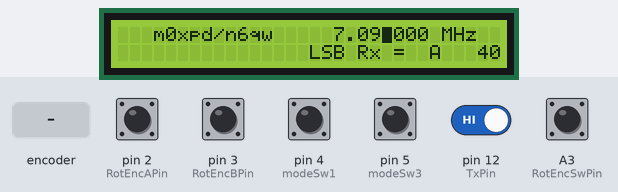
A sketch run on a simulated Arduino Uno, built with avr-gcc and run on an emulated ATmega328P. On the bench: 32×2 character LCD. Inputs (shaded band) come from the test bench; at power-on: A3 (RotEncSwPin), pin 2 (RotEncAPin), pin 3 (RotEncBPin), pin 4 (modeSw1), pin 5 (modeSw3), pin 12 (TxPin) HIGH. What the sketch prints to the serial monitor is not drawn.

Above: at 1.5 s.
1.6 s: pin 12 (TxPin) driven LOW
At 1.9 s:
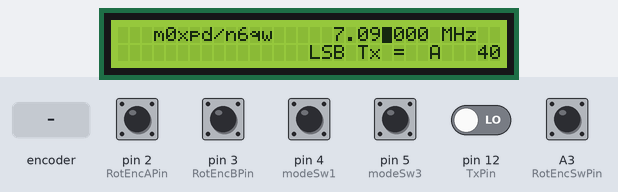
3.1 s: A3 (RotEncSwPin) pulled LOW for 0.15 s
At 3.8 s:
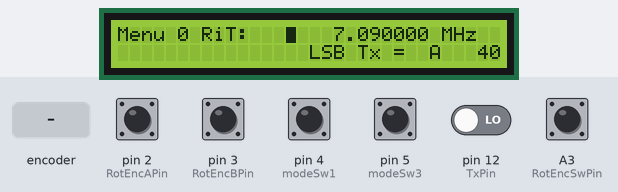
4.7 s: rotary encoder on pin 2 (RotEncAPin) / pin 3 (RotEncBPin) turned 3 steps (first pin leading)
At 6.4 s:
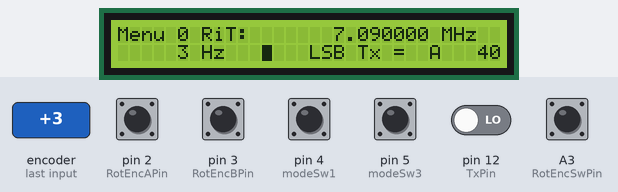
6.8 s: pin 5 (modeSw3) pulled LOW for 0.15 s
At 7.3 s:
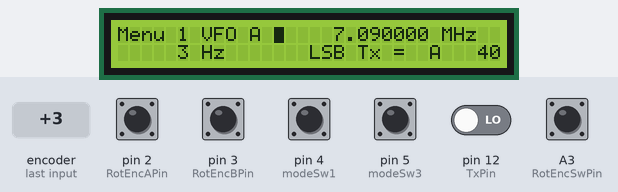
8.4 s: pin 5 (modeSw3) pulled LOW for 1 s
At 9.7 s:
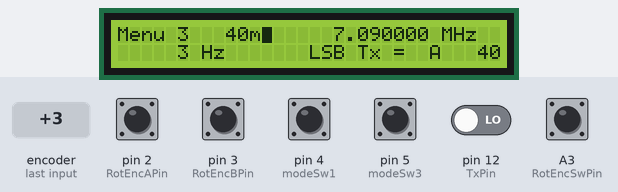
10.9 s: A3 (RotEncSwPin) pulled LOW for 1 s
At 12.4 s:
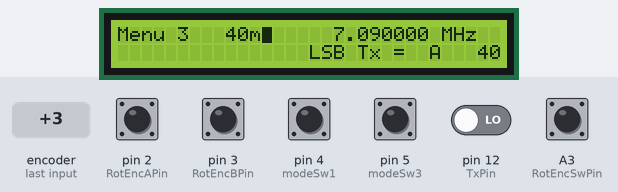
Timing chart, 0 to 13.9 s (numbered marks = the images above; inputs shaded):
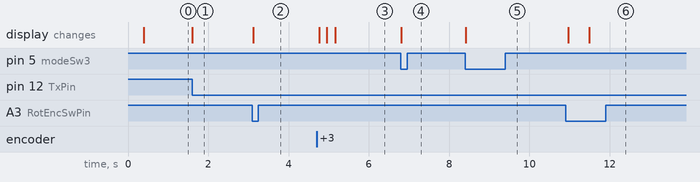

Measured:
- after the input at 1.6 s, the display: changes at once (image 1)
- after the input at 3.1 s, the display: changes at once (image 2)
- after the input at 4.7 s, the display: first changes after 0.06 s (image 3 shows a later state)
- after the input at 6.8 s, the display: changes at once (image 4)
- after the input at 8.4 s, the display: changes at once (image 5)
- after the input at 10.9 s, the display: first changes after 0.07 s (image 6 shows a later state)

The sketch:

Double_DDS_VFO.ino
```cpp
/*
Double_DDS_VFO

Simple RF Generation System
with VFO and BFO
implemented in 2 DDS Modules

m0xpd
Nov 2013

All parts available from Kanga-UK:
http://www.kanga-products.co.uk/
For further information:
http://m0xpd.blogspot.co.uk/
=======================================================
*/

#include<stdlib.h>
#include <Wire.h>
#include <LiquidCrystal_I2C.h>

/*=====================================================
Frequency defaults...

The system is set up to use the
80m, 40m, 30m, 20m, 17m, 15m amateur bands

You can edit the band edges and the default "start"
frequency in any band by changing the following lines... */

double BandBases[]={
  3500000, 7000000, 10100000, 14000000, 18068000, 21000000};
double BandTops[]={
  3800000, 7200000, 10150000, 14350000, 18168000, 21450000};
double BandCWFreqs[]={
  3690000, 7090000, 10106000, 14285000, 18130000, 21285000};

/*=====================================================
Modes and Offsets...

The system offers the following "modes"...
LSB, USB, which change either side of 10MHz
each of which has its own receive offset

You can adjust the receive offset continuously
(to achieve "Receive Incremental Tuning" or "Clarifier" operation)
and you can change the offset defaults by editing the lines below... */

int ModeOffsets[]={
  0, 0};
/*=====================================================
Intermediate Frequency Settings...

The system implements BFO settings for lower and upper sideband
The BFO is changed when the band changes (if required)
*/
double BFOs[]={
  9999550, 9997400};  // was 9996800


/*======================================================================
Defining CONSTANTS...
*/
//======================================
// HARDWARE: Arduino I/O Pin allocations..
// set pin numbers:
// AD9850 Module....
const int W_CLK = 6;
const int FQ_UD = 7;
const int DATA = 8;
const int RESET = 9;
// second DDS...
const int W_CLK2 = 10;
const int FQ_UD2 = 11;
// input from rig to signal Tx/Rx status
const int TxPin = 12;
// Rotary Encoder...
const int RotEncAPin = 2;
const int RotEncBPin = 3;
const int RotEncSwPin = A3;
// Pushbuttons...
const int modeSw1 = 4;
const int modeSw3 = 5;

// Display...
// the display uses the I2C connection,
// which uses
// A4 for the Data and
// A5 for the Clock
//======================================
// SOFTWARE: defining other constants...
const int nMenus = 0x03;
byte nMenuOptions[] = {
  1, 1, 1, 5};
char* MenuString[4][12]= {
  {
    "RiT:   ", "      " }
  ,
  {
    "VFO A ", "VFO B  " }
  ,
  {
    "LSB   ", "USB    "}
  ,
  {
    "  80m","  40m", "  30m", "  20m", "  17m", "  15m"}

};

// Display positions...
const byte ModePos=16;
const byte TxPos=20;
const byte RiTSignPos=23;
const byte VFOPos=26;
const byte BandPos=28;
// scaling factors for freq adjustment
const long deltaf[] = {
  1, 10, 100, 1000, 10000, 100000, 0, 1000000};
// Marketing !

char* Banner="   m0xpd/n6qw   ";

// end of Constants
//=================================================================

/*=================================================================
Declare (and initialize) some VARIABLES...
*/
boolean MenuMode = false;
boolean Transmit=false;
char* TxChar;
int OffsetSign=0;
char OffsetChar='=';
char VFOChar='A';
byte MenuOption[] = {
  0, 0, 0, 1, 0, 0};
byte oldVFO=MenuOption[1];
int RiT=ModeOffsets[MenuOption[2]];
double freq = BandCWFreqs[MenuOption[3]];
double freqA=freq;
double freqB=freq;
double BFO;
int dfindex = 3;
// Declare and initialise some Rotary Encoder Variables...
boolean OldRotEncA = true;
boolean RotEncA = true;
boolean RotEncB = true;
boolean RotEncSw = true;

boolean modeSw1State = HIGH;
boolean modeSw3State = HIGH;
boolean TxPinState = HIGH;

int Menu = 0;

// end of Variables
//=================================================================


// Instantiate the LCD display...
LiquidCrystal_I2C lcd(0x20,32,2);
// (I2C address = 0x20)
// (I can't make it work as a 16*4 display -
// only as a 32*2 display !! )

void setup() {
  lcd.init();
  delay(200);
  lcd.init();
  lcd.blink();
  lcd.backlight();
  // Set up I/O pins...
  pinMode(FQ_UD, OUTPUT);
  pinMode(W_CLK, OUTPUT);
  pinMode(DATA, OUTPUT);
  pinMode(RESET, OUTPUT);
  pinMode(FQ_UD2, OUTPUT);
  pinMode(W_CLK2, OUTPUT);

  pinMode(modeSw1,INPUT);
  pinMode(modeSw3,INPUT);
  pinMode(TxPin,INPUT);
  pinMode(RotEncAPin, INPUT);
  pinMode(RotEncBPin, INPUT);
  pinMode(RotEncSwPin, INPUT);
  // set up pull-up resistors on inputs...
  digitalWrite(modeSw1,HIGH);
  digitalWrite(modeSw3,HIGH);
  //digitalWrite(TxPin,HIGH);
  digitalWrite(RotEncAPin,HIGH);
  digitalWrite(RotEncBPin,HIGH);
  digitalWrite(RotEncSwPin,HIGH);
  // Print opening message to the LCD...
  Normal_Display();
  // start up the DDS...
  pulseHigh(RESET);
  pulseHigh(W_CLK);
  pulseHigh(FQ_UD);

  pulseHigh(W_CLK2);
  pulseHigh(FQ_UD2);
    Serial.begin(9600);
  // start the oscillator...
  sendFrequency(freq);
  BFO=BFOs[MenuOption[2]];
  sendbfo(BFO);
     Serial.println(BFO);
}

void loop() {
  // First, we check for Transmit...
   TxPinState = digitalRead(TxPin);
  if (TxPinState==0){
    if  (Transmit==false){
      Transmit=true;
      setTxDisplay();
    }
  }
  else{
  // No :- we're in "Receive"
   if (Transmit==true){
    Transmit=false;
    setTxDisplay();
  }

  }
  // Read the inputs...
  RotEncA = digitalRead(RotEncAPin);
  RotEncB = digitalRead(RotEncBPin);
  RotEncSw = digitalRead(RotEncSwPin);
  modeSw1State=digitalRead(modeSw1);
  modeSw3State=digitalRead(modeSw3);
  if (MenuMode){
    // Here we're in "Menu" mode...
    if (Menu==0){
      // We're in Menu 0, so read the RiT...
      if ((RotEncA == HIGH)&&(OldRotEncA == LOW)){
        if (RotEncB == LOW) {
          RiT=constrain(RiT+1,-100000,10000);
        }
        else {
          RiT=constrain(RiT-1,-100000,10000);
        }
    LCD_Display_RiT(RiT);
    sendFrequency(freq);
    if (RiT>ModeOffsets[MenuOption[2]]) {
    OffsetSign=1;
    }
    else{
    if (RiT==ModeOffsets[MenuOption[2]]){
    OffsetSign=0;
    }
    else{
    OffsetSign=-1;
    }
    }
    }

      OldRotEncA=RotEncA;
    }
    // we're not in menu 0, so manage the menu options
    // for all other menus...
    if ((RotEncA == HIGH)&&(OldRotEncA == LOW)){
      if (RotEncB == LOW) {
        MenuOption[Menu]=constrain(MenuOption[Menu]+1,0,nMenuOptions[Menu]);
        LCD_String_Display(7, 0, (MenuString[Menu][MenuOption[Menu]]));
      }
      else {

        MenuOption[Menu]=constrain(MenuOption[Menu]-1,0,nMenuOptions[Menu]);
        LCD_String_Display(7, 0, (MenuString[Menu][MenuOption[Menu]]));
      }
    }
    OldRotEncA=RotEncA;

    if (modeSw1State==LOW){
      // decrement Menu
      Menu=constrain(Menu-1,0,nMenus);
      if(Menu==2){
        // skip the mode change for the moment
        Menu = 1;
      }
      LCD_Int_Display(5, 0, Menu);
      LCD_String_Display(7, 0, (MenuString[Menu][MenuOption[Menu]]));
      delay(500);
    }

    if (modeSw3State==LOW){
      // Increment Menu
      Menu=constrain(Menu+1,0,nMenus);
       if(Menu==2){
        // skip the mode change for the moment
        Menu = 3;
      }
      LCD_Int_Display(5, 0, Menu);
      LCD_String_Display(7, 0, (MenuString[Menu][MenuOption[Menu]]));
      delay(500);

    }
  }
// End of MenuMode==1
// ========================================================================
// Beginning of normal mode (MenuMode==0)...
else{
  if ((RotEncA == HIGH)&&(OldRotEncA == LOW)){
    // adjust frequency
    if (RotEncB == LOW) {
      freq=constrain(freq+deltaf[dfindex],BandBases[MenuOption[3]],BandTops[MenuOption[3]]);
    }
    else {
      freq=constrain(freq-deltaf[dfindex],BandBases[MenuOption[3]],BandTops[MenuOption[3]]);
    }

    LCD_Display_Freq(freq);
    sendFrequency(freq);
    OldRotEncA=RotEncA;

  }
      if (modeSw1State==LOW){
      // point to a higher digit
      dfindex=constrain(dfindex+1,0,7);
      LCD_Display_Freq(freq);
      delay(500);

    }

    if (modeSw3State==LOW){
      // point to a lower digit
      dfindex=constrain(dfindex-1,0,7);
      LCD_Display_Freq(freq);
      delay(500);

    }
    // End of Normal Mode
}

  if (RotEncSw==LOW){
  // Toggle in and out of menu mode
    if (MenuMode == false){
      // enter menu mode
      MenuMode = true;
      LCD_String_Display(0, 0, "Menu         ");
      LCD_Int_Display(5, 0, Menu);
      LCD_String_Display(7, 0, (MenuString[Menu][MenuOption[Menu]]));
    }
    else{
      // leave menu mode
      MenuMode = false;
      //====================
      // specific actions on leaving menus...

  switch (Menu){
  // Leaving RiT adjustment
  case 0:
    switch (OffsetSign) {
      case 1:
      OffsetChar='+';
      break;
      case -1:
      OffsetChar='-';
      break;
      default:
      OffsetChar='=';
    }

  break;
  // Leaving VFO swap
  case 1:
  if(oldVFO==0){
  freqA=freq;
  if (MenuOption[1]==1){
  freq=freqB;
  }
  }
  else{
  freqB=freq;
  if (MenuOption[1]==0){
  freq=freqA;
  }
  }
  oldVFO=MenuOption[1];
  break;
  case 2:
  // leaving mode change
  RiT=ModeOffsets[MenuOption[2]];
  OffsetChar='=';
  break;
  case 3:
  // Leaving Band Change
    freq=BandCWFreqs[MenuOption[3]];
    freqA=freq;
    freqB=freq;
    MenuOption[1]=0;
    if(MenuOption[3]>1){
    //put into USB mode...
    MenuOption[2]=1;
    }
    else{
   // put into LSB
    MenuOption[2]=0;
    }
  }
    //====================
    //
    sendFrequency(freq);
    Normal_Display();
      BFO=BFOs[MenuOption[2]];
  sendbfo(BFO);
     Serial.println(BFO);
    }

    delay(500);
// End of Toggle In and Out of Menu Mode
  }
    OldRotEncA=RotEncA;

// End of loop()
}


//==============================================================
// SUBROUTINES...

// subroutine to display the frequency...
void LCD_Display_Freq(double frequency) {
  lcd.setCursor(17, 0);
  if (frequency<10000000){
  lcd.print(" ");
  }
  lcd.print(frequency/1e6,6);
  lcd.print(" MHz");
  // establish the cursor position
  int c_position=25-dfindex;
  lcd.setCursor(c_position, 0);
  //lcd.blink();
}


// subroutine to display the RiT...
void LCD_Display_RiT(int RiT) {
  lcd.setCursor(5, 1);
  lcd.print(RiT,DEC);
  lcd.print(" Hz   ");
}

// subroutine to clear the RiT display...
void LCD_Clear_RiT() {
  lcd.setCursor(0, 1);
  lcd.print("               ");
}

// subroutine to display a string at a specified position...
void LCD_String_Display(int c1, int c2, char Str[ ]){
      lcd.setCursor(c1, c2);
      lcd.print(Str);
}
// subroutine to display a number at a specified position...
void LCD_Int_Display(int c1, int c2, int num){
      lcd.setCursor(c1, c2);
      lcd.print(num);
}
// subroutine to display a string at a specified position...
void LCD_Char_Display(int c1, int c2, char Str){
      lcd.setCursor(c1, c2);
      lcd.print(Str);
}


// subroutine to set up the normal display...
void Normal_Display(){
      LCD_String_Display(ModePos, 1, MenuString[2][MenuOption[2]]);
      LCD_String_Display(BandPos, 1, MenuString[3][MenuOption[3]]);
      switch (MenuOption[1]) {
        case 0:
          VFOChar='A';
        break;
        case 1:
          VFOChar='B';
        break;
        default:
        VFOChar=' ';
       }
     LCD_Char_Display(VFOPos, 1, VFOChar);
     LCD_Clear_RiT();
     LCD_String_Display(0, 0, Banner);
     setTxDisplay();
     LCD_Char_Display(RiTSignPos, 1, OffsetChar);
     LCD_Display_Freq(freq);
}

// Subrouting to display the Transmit Status
void setTxDisplay(){
      switch (Transmit) {
        case false:
        TxChar="Rx";
        break;
        case true:
        TxChar="Tx";
        break;
       }
      LCD_String_Display(TxPos, 1,TxChar);
      // re-establish the cursor position
      int c_position=25-dfindex;
      lcd.setCursor(c_position, 0);
}

// Subroutine to generate a positive pulse on 'pin'...
void pulseHigh(int pin) {
digitalWrite(pin, HIGH);
digitalWrite(pin, LOW);
}

// calculate and send frequency code to DDS Module...
void sendFrequency(double frequency) {
  double freq1=0;
  if(MenuOption[2]==0){
  freq1=BFOs[0]-frequency;
  }
  else{
  freq1=frequency-BFOs[1];
  }
  if(Transmit==false){
  freq1=freq1-RiT;
  }
  int32_t freq = freq1 * 4294967295/125000000;
  for (int b=0; b<4; b++, freq>>=8) {
    shiftOut(DATA, W_CLK, LSBFIRST, freq & 0xFF);
  }
  shiftOut(DATA, W_CLK, LSBFIRST, 0x00);
  pulseHigh(FQ_UD);
}

void sendbfo(double frequency) {
  int32_t freq = frequency * 4294967295/125000000;
  for (int b=0; b<4; b++, freq>>=8) {
  shiftOut(DATA, W_CLK2, LSBFIRST, freq & 0xFF);
  }
  shiftOut(DATA, W_CLK2, LSBFIRST, 0x00);
  pulseHigh(FQ_UD2);

}
```
